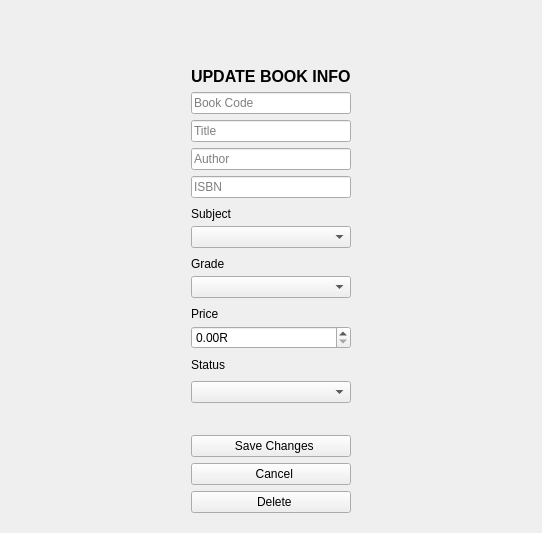
                      <widget class="QWidget" name="page_updateBookInfo">
                       <layout class="QVBoxLayout" name="verticalLayout_90">
                        <item>
                         <widget class="QWidget" name="widget_updateBookBackground" native="true">
                          <layout class="QVBoxLayout" name="verticalLayout_100">
                           <property name="leftMargin">
                            <number>180</number>
                           </property>
                           <property name="rightMargin">
                            <number>180</number>
                           </property>
                           <item alignment="Qt::AlignmentFlag::AlignHCenter">
                            <widget class="QLabel" name="label_updateBookTitle">
                             <property name="minimumSize">
                              <size>
                               <width>40</width>
                               <height>40</height>
                              </size>
                             </property>
                             <property name="maximumSize">
                              <size>
                               <width>40</width>
                               <height>40</height>
                              </size>
                             </property>
                             <property name="text">
                              <string />
                             </property>
                             <property name="pixmap">
                              <pixmap resource="../resources.qrc">:/icons/icons/book/book_6_40dp_E3E3E3_FILL0_wght300_GRAD0_opsz40.svg</pixmap>
                             </property>
                            </widget>
                           </item>
                           <item alignment="Qt::AlignmentFlag::AlignHCenter">
                            <widget class="QLabel" name="label_updateBookInfoTitle">
                             <property name="minimumSize">
                              <size>
                               <width>0</width>
                               <height>20</height>
                              </size>
                             </property>
                             <property name="maximumSize">
                              <size>
                               <width>16777215</width>
                               <height>20</height>
                              </size>
                             </property>
                             <property name="font">
                              <font>
                               <pointsize>12</pointsize>
                               <bold>true</bold>
                              </font>
                             </property>
                             <property name="text">
                              <string>UPDATE BOOK INFO</string>
                             </property>
                            </widget>
                           </item>
                           <item>
                            <widget class="QLineEdit" name="label_editBookCode">
                             <property name="text">
                              <string />
                             </property>
                             <property name="placeholderText">
                              <string>Book Code</string>
                             </property>
                            </widget>
                           </item>
                           <item>
                            <widget class="QLineEdit" name="lineEdit_editBookTitle">
                             <property name="text">
                              <string />
                             </property>
                             <property name="placeholderText">
                              <string>Title</string>
                             </property>
                            </widget>
                           </item>
                           <item>
                            <widget class="QLineEdit" name="lineEdit_editBookAuthor">
                             <property name="placeholderText">
                              <string>Author</string>
                             </property>
                            </widget>
                           </item>
                           <item>
                            <widget class="QLineEdit" name="lineEdit_editBookISBN">
                             <property name="text">
                              <string />
                             </property>
                             <property name="placeholderText">
                              <string>ISBN</string>
                             </property>
                            </widget>
                           </item>
                           <item>
                            <layout class="QVBoxLayout" name="verticalLayout_88">
                             <property name="spacing">
                              <number>2</number>
                             </property>
                             <item>
                              <widget class="QLabel" name="label_updateBookSubjectTitle">
                               <property name="minimumSize">
                                <size>
                                 <width>0</width>
                                 <height>20</height>
                                </size>
                               </property>
                               <property name="maximumSize">
                                <size>
                                 <width>16777215</width>
                                 <height>20</height>
                                </size>
                               </property>
                               <property name="text">
                                <string>Subject</string>
                               </property>
                               <property name="buddy">
                                <cstring>comboBox_bookSubject</cstring>
                               </property>
                              </widget>
                             </item>
                             <item>
                              <widget class="QComboBox" name="comboBox_editBookSubject">
                               </widget>
                             </item>
                            </layout>
                           </item>
                           <item>
                            <layout class="QVBoxLayout" name="verticalLayout_89">
                             <property name="spacing">
                              <number>2</number>
                             </property>
                             <item>
                              <widget class="QLabel" name="label_updateBookGradeTitle">
                               <property name="minimumSize">
                                <size>
                                 <width>0</width>
                                 <height>20</height>
                                </size>
                               </property>
                               <property name="maximumSize">
                                <size>
                                 <width>16777215</width>
                                 <height>20</height>
                                </size>
                               </property>
                               <property name="text">
                                <string>Grade</string>
                               </property>
                               <property name="buddy">
                                <cstring>comboBox_bookGrade</cstring>
                               </property>
                              </widget>
                             </item>
                             <item>
                              <widget class="QComboBox" name="comboBox_editBookGrade">
                               </widget>
                             </item>
                            </layout>
                           </item>
                           <item>
                            <layout class="QVBoxLayout" name="verticalLayout_85">
                             <property name="spacing">
                              <number>2</number>
                             </property>
                             <item>
                              <widget class="QLabel" name="label_updateBookPriceTitle">
                               <property name="minimumSize">
                                <size>
                                 <width>0</width>
                                 <height>20</height>
                                </size>
                               </property>
                               <property name="maximumSize">
                                <size>
                                 <width>16777215</width>
                                 <height>20</height>
                                </size>
                               </property>
                               <property name="text">
                                <string>Price</string>
                               </property>
                               <property name="buddy">
                                <cstring>doubleSpinBox_bookPrice</cstring>
                               </property>
                              </widget>
                             </item>
                             <item>
                              <widget class="QDoubleSpinBox" name="doubleSpinBox_editBookPrice">
                               <property name="suffix">
                                <string>R</string>
                               </property>
                               <property name="maximum">
                                <double>5000.000000000000000</double>
                               </property>
                              </widget>
                             </item>
                            </layout>
                           </item>
                           <item>
                            <layout class="QVBoxLayout" name="verticalLayout_99">
                             <property name="spacing">
                              <number>6</number>
                             </property>
                             <item>
                              <widget class="QLabel" name="label_updateBookStatusTitle">
                               <property name="minimumSize">
                                <size>
                                 <width>0</width>
                                 <height>20</height>
                                </size>
                               </property>
                               <property name="maximumSize">
                                <size>
                                 <width>16777215</width>
                                 <height>20</height>
                                </size>
                               </property>
                               <property name="text">
                                <string>Status</string>
                               </property>
                               <property name="buddy">
                                <cstring>comboBox_bookSubject</cstring>
                               </property>
                              </widget>
                             </item>
                             <item>
                              <widget class="QComboBox" name="comboBox_editBookStatus">
                               </widget>
                             </item>
                             <item>
                              <widget class="QLabel" name="label_copiesInfoDisplay">
                               <property name="minimumSize">
                                <size>
                                 <width>0</width>
                                 <height>20</height>
                                </size>
                               </property>
                               <property name="maximumSize">
                                <size>
                                 <width>16777215</width>
                                 <height>20</height>
                                </size>
                               </property>
                               <property name="text">
                                <string />
                               </property>
                               <property name="buddy">
                                <cstring>comboBox_bookSubject</cstring>
                               </property>
                              </widget>
                             </item>
                            </layout>
                           </item>
                           <item>
                            <widget class="QPushButton" name="pushButton_saveChanges">
                             <property name="text">
                              <string>  Save Changes</string>
                             </property>
                             <property name="icon">
                              <iconset resource="../resources.qrc">
                               <normaloff>:/icons/icons/Liquid glass/icons8-save-96.png</normaloff>:/icons/icons/Liquid glass/icons8-save-96.png</iconset>
                             </property>
                             <property name="iconSize">
                              <size>
                               <width>18</width>
                               <height>18</height>
                              </size>
                             </property>
                            </widget>
                           </item>
                           <item>
                            <widget class="QPushButton" name="pushButton_cancelEdit">
                             <property name="text">
                              <string>  Cancel</string>
                             </property>
                             <property name="icon">
                              <iconset resource="../resources.qrc">
                               <normaloff>:/icons/icons/Liquid glass/icons8-cancel-100-4.png</normaloff>:/icons/icons/Liquid glass/icons8-cancel-100-4.png</iconset>
                             </property>
                             <property name="iconSize">
                              <size>
                               <width>18</width>
                               <height>18</height>
                              </size>
                             </property>
                            </widget>
                           </item>
                           <item>
                            <widget class="QPushButton" name="pushButton_deleteBook">
                             <property name="text">
                              <string>  Delete</string>
                             </property>
                             <property name="icon">
                              <iconset resource="../resources.qrc">
                               <normaloff>:/icons/icons/Liquid glass/icons8-delete-100-4.png</normaloff>:/icons/icons/Liquid glass/icons8-delete-100-4.png</iconset>
                             </property>
                             <property name="iconSize">
                              <size>
                               <width>18</width>
                               <height>18</height>
                              </size>
                             </property>
                            </widget>
                           </item>
                          </layout>
                         </widget>
                        </item>
                       </layout>
                      </widget>
